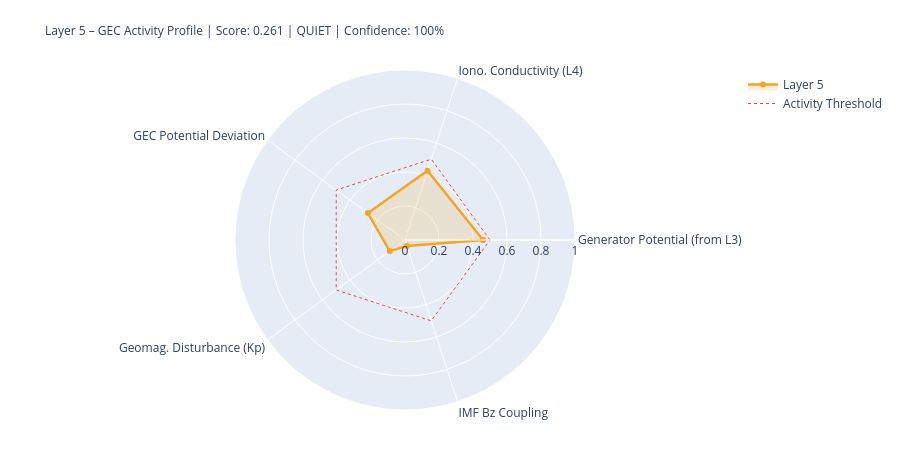

This figure's notebook cell:
### Markdown cell above
---
## 5. State Assessment & Handoff to Layer 6

### Code cell
# ============================================================
# LAYER-5-SCORE
# ============================================================

# Components
# 1) Generator activity (Layer-3-driven)
gen_score = norm(generator_strength, 0.3, 2.0)
gen_src   = 'from_layer3' if l3_thunder_score is not None else 'estimated'

# 2) Ionospheric conductivity (Layer-4-driven)
iono_score = norm(iono_cond_factor, 0.7, 1.4)
iono_src   = 'from_layer4' if l4_ioniz is not None else 'estimated'

# 3) GEC potential deviation from reference
pot_score = norm(abs(delta_V_pct), 0, 30)  # 0 = at reference, 1 = 30% deviation
pot_src   = 'derived'

# 4) Geomagnetic disturbance (Kp) – modulates vertical currents
kp_score = norm(kp_val, 0, 9)
kp_src   = 'primary' if kp_now is not None else 'from_layer4'

# 5) IMF Bz coupling (southward = stronger M-I coupling → GEC influence)
bz_score = norm(-(bz_now or 0), -5, 30) if bz_now is not None else None
bz_src   = 'primary' if bz_now is not None else 'missing'

COMPONENTS = {
    'Generator Potential (from L3)':  {'score': gen_score,   'source': 'derived_from_layer3', 'dynamic': True},
    'Iono. Conductivity (L4)':      {'score': iono_score,  'source': iono_src, 'dynamic': True},
    'GEC Potential Deviation':      {'score': pot_score,   'source': pot_src,  'dynamic': True},
    'Geomag. Disturbance (Kp)':         {'score': kp_score,    'source': kp_src,   'dynamic': True},
    'IMF Bz Coupling':               {'score': bz_score,    'source': bz_src,   'dynamic': True},
}

available   = {k: v['score'] for k, v in COMPONENTS.items() if v['score'] is not None}
unavailable = [k for k, v in COMPONENTS.items() if v['score'] is None]
layer5_score = round(sum(available.values()) / len(available), 4) if available else None
confidence   = round(len(available) / len(COMPONENTS), 2)
level = ('unknown' if layer5_score is None
         else 'quiet'   if layer5_score < 0.3
         else 'moderate' if layer5_score < 0.6
         else 'active')
dominant_l5 = max(available, key=available.get) if available else 'none'

# Kp consistency: separate 1-min raw value from score value
kp_1m_raw   = kp_now          # directly from API (can be 0.0 during live measurement)
kp_for_score = kp_val          # from Layer-0 context or estimated value if needed
kp_score_src = kp_src

W = 68
print('=' * W)
print('LAYER 5 – GLOBAL ELECTRIC CIRCUIT – STATE ASSESSMENT')
print('=' * W)
for name, comp in COMPONENTS.items():
    s = comp['score']
    if s is not None:
        bar = '█' * int(s*20) + '░' * (20-int(s*20))
        print(f'  {name:<34} {bar}  {s:.3f}  [{comp["source"]}]')
    else:
        print(f'  {name:<34} {"─"*20}  n/a   [missing]')
print('-' * W)
print(f'  Score:         {layer5_score:.3f}  ({len(available)}/{len(COMPONENTS)} components)')
print(f'  Confidence:    {confidence:.0%}')
print(f'  Level:         {level.upper()}')
print(f'  Dominant:      {dominant_l5}')
print(f'  V_iono:        {V_iono_mod:.1f} kV  (Δ {delta_V_pct:+.1f}% vs. Ref)')
print(f'  I_total:       {I_total_mod:.1f} A   (Δ {delta_I_pct:+.1f}% vs. Ref)')
print('=' * W)

# Radar
cats   = list(available.keys())
vals_r = list(available.values())
if len(cats) >= 3:
    fig = go.Figure()
    fig.add_trace(go.Scatterpolar(
        r=vals_r + [vals_r[0]], theta=cats + [cats[0]],
        fill='toself', fillcolor='rgba(242,166,35,0.18)',
        line=dict(color='#F2A623', width=2.5), name='Layer 5'
    ))
    fig.add_trace(go.Scatterpolar(
        r=[0.5]*(len(cats)+1), theta=cats+[cats[0]],
        line=dict(color='#E24B4A', dash='dot', width=1),
        mode='lines', name='Activity Threshold'
    ))
    fig.update_layout(
        title=dict(
            text=f'Layer 5 – GEC Activity Profile | Score: {layer5_score:.3f} | {level.upper()} | Confidence: {confidence:.0%}',
            font=dict(size=12)
        ),
        polar=dict(radialaxis=dict(visible=True, range=[0,1])),
        height=450, showlegend=True,
        margin=dict(l=80, r=80, t=70, b=40)
    )
    fig.show()

### Figure 1 — Plotly figure (JSON) as saved in the notebook; plotly's stock layout.template omitted (floating-point values rounded to 4 significant figures)
{"data": [{"fill": "toself", "fillcolor": "rgba(242,166,35,0.18)", "line": {"color": "#F2A623", "width": 2.5}, "name": "Layer 5", "r": [0.4594, 0.4287, 0.27, 0.1111, 0.0369, 0.4594], "theta": ["Generator Potential (from L3)", "Iono. Conductivity (L4)", "GEC Potential Deviation", "Geomag. Disturbance (Kp)", "IMF Bz Coupling", "Generator Potential (from L3)"], "type": "scatterpolar"}, {"line": {"color": "#E24B4A", "dash": "dot", "width": 1}, "mode": "lines", "name": "Activity Threshold", "r": [0.5, 0.5, 0.5, 0.5, 0.5, 0.5], "theta": ["Generator Potential (from L3)", "Iono. Conductivity (L4)", "GEC Potential Deviation", "Geomag. Disturbance (Kp)", "IMF Bz Coupling", "Generator Potential (from L3)"], "type": "scatterpolar"}], "layout": {"height": 450, "margin": {"b": 40, "l": 80, "r": 80, "t": 70}, "polar": {"radialaxis": {"range": [0, 1], "visible": true}}, "showlegend": true, "title": {"font": {"size": 12}, "text": "Layer 5 – GEC Activity Profile | Score: 0.261 | QUIET | Confidence: 100%"}}}
